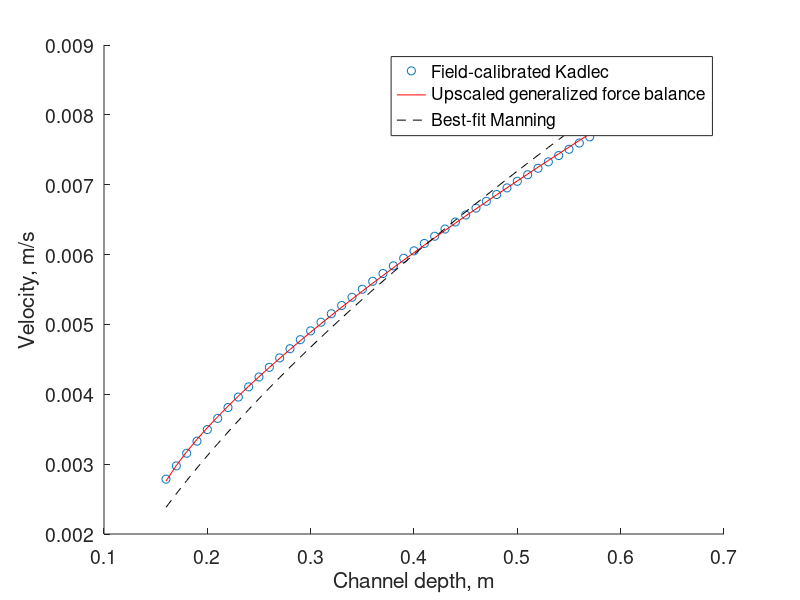

MATLAB code for this plot:
% GenFig3B.m 
% This routine performs a comparison between a field-calibrated
% Kadlec model of flow through Everglades site U3 (by Choi and Harvey,
% Wetlands, 2014; hereafter abbreviated CH) an upscaled Manning model with
% optimized parameters, and a standard Manning model (through a homogeneous
% environment) with optimized roughness. It then generates the plot
% depicted as Fig. 3B in Larsen, Ma, and Kaplan, "How important is
% connectivity for surface-water fluxes? A generalized expression for flow
% through heterogeneous landscapes."

dchar = 0.08:0.01:0.52; %Characteristic water depth (h-tilde in eq. S20)
sigma = 0.56; %Sigma from eq. S20
S = 3e-5; %Water-surface slope
Psi = 3.3e7; %Psi from eq. S20
hs = 0.16:0.01:0.60; %Array of channel water depths


kadlec2 = Psi.*dchar.^sigma.*S./86400; %Eq. S20 with units conversion, yielding velocity in m/s

c_guess = [0.5 3e5/86400 -3 0.25 3e5/86400]; %Initial guess of parameter values for optimization. c(1) = patch coverage; c(2) = patch roughness; c(3) = slope of omega model; c(4) = intercept of omega model; c(5) = channel roughness 
model = @(c,x) ((c(1).*(c(2).*x).^(c(3).*(x-0.15)+c(4)) + (1-c(1)).*(c(5).*(x-0.15)).^(c(3).*(x-0.15)+c(4))).^(1./(c(3).*(x-0.15)+c(4)))).^(2/3).*(3e-5)^0.5; %Upscaled Manning model of velocity, in m/s
c_calc = lsqcurvefit(model, c_guess, hs, kadlec2); %Perform parameter optimization through nonlinear least-squares fitting
computed = model(c_calc, hs); %Use optimized parameter values to solve for computed velocity
figure, hold on, plot(hs, kadlec2, 'o') %Plot the CH model
plot(hs, computed, 'r-') %Plot the upscaled Manning model results
RMS1 = sqrt(sum((kadlec2-computed).^2)/length(kadlec2)); %RMS error
SSE = sum((kadlec2-computed).^2); %Sum of squared error of model
SST = sum((kadlec2-mean(kadlec2)).^2); %Sum of squares of CH model with respect to the mean
R2_1 = 1-SSE/SST; %R^2 value

manning = @(c,x) c.^(-1).*x.^(2/3).*sqrt(S); %Define the non-upscaled Manning model function
c_calc2 = lsqcurvefit(manning, 0.5, dchar, kadlec2); %Perform least-squares optimization to compute the non-upscaled n
RMS2 = sqrt(sum((kadlec2-manning(c_calc2, dchar)).^2)/length(kadlec2)); %RMS error
computed2 = manning(c_calc2, dchar); %Use optimized parameter values to solve for computed velocity
SSE2 = sum((kadlec2-computed2).^2); %Sum of squared error of model
R2_2 = 1-SSE2/SST; %R^2 value

%Generate plot.
hold on, plot(hs, computed2, 'k--')
legend('Field-calibrated Kadlec', 'Upscaled generalized force balance', 'Best-fit Manning')
xlabel('Channel depth, m')
ylabel('Velocity, m/s')
set(gca, 'FontSize', 14)